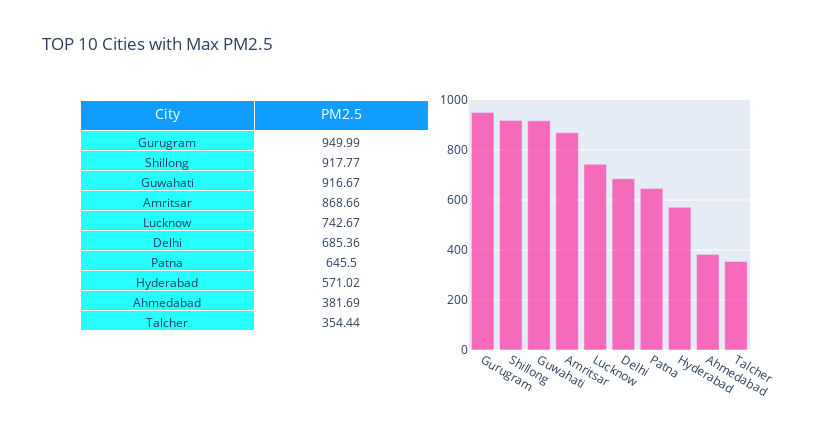

The notebook cell this image was saved under:
### Code cell
trace = go.Table(
    domain=dict(x=[0, 0.52],
                y=[0, 1.0]),
    header=dict(values=["City","PM2.5"],
                fill = dict(color = '#119DFF'),
                font = dict(color = 'white', size = 14),
                align = ['center'],
               height = 30),
    cells=dict(values=[P['City'].head(10),P['PM2.5'].head(10)],
               fill = dict(color = ['#25FEFD', 'white']),
               align = ['center']))

trace1 = go.Bar(x=P['City'].head(10),
                y=P['PM2.5'].head(10),
                xaxis='x1',
                yaxis='y1',
                marker=dict(color='deeppink'),opacity=0.60)
layout = dict(
    width=830,
    height=430,
    autosize=False,
    title='TOP 10 Cities with Max PM2.5',
    showlegend=False,   
    xaxis1=dict(**dict(domain=[0.58, 1], anchor='y1', showticklabels=True)),
    yaxis1=dict(**dict(domain=[0, 1.0], anchor='x1', hoverformat='.2f')),  
)

fig1 = dict(data=[trace, trace1], layout=layout)
iplot(fig1)

### Figure 1 — Plotly figure (JSON) as saved in the notebook; plotly's stock layout.template omitted (floating-point values rounded to 4 significant figures)
{"data": [{"cells": {"align": ["center"], "fill": {"color": ["#25FEFD", "white"]}, "values": [["Gurugram", "Shillong", "Guwahati", "Amritsar", "Lucknow", "Delhi", "Patna", "Hyderabad", "Ahmedabad", "Talcher"], [950.0, 917.8, 916.7, 868.7, 742.7, 685.4, 645.5, 571.0, 381.7, 354.4]]}, "domain": {"x": [0, 0.52], "y": [0, 1]}, "header": {"align": ["center"], "fill": {"color": "#119DFF"}, "font": {"color": "white", "size": 14}, "height": 30, "values": ["City", "PM2.5"]}, "type": "table"}, {"marker": {"color": "deeppink"}, "opacity": 0.6, "type": "bar", "x": ["Gurugram", "Shillong", "Guwahati", "Amritsar", "Lucknow", "Delhi", "Patna", "Hyderabad", "Ahmedabad", "Talcher"], "xaxis": "x", "y": [950.0, 917.8, 916.7, 868.7, 742.7, 685.4, 645.5, 571.0, 381.7, 354.4], "yaxis": "y"}], "layout": {"autosize": false, "height": 430, "showlegend": false, "title": {"text": "TOP 10 Cities with Max PM2.5"}, "width": 830, "xaxis": {"anchor": "y", "domain": [0.58, 1], "showticklabels": true}, "yaxis": {"anchor": "x", "domain": [0, 1], "hoverformat": ".2f"}}}
